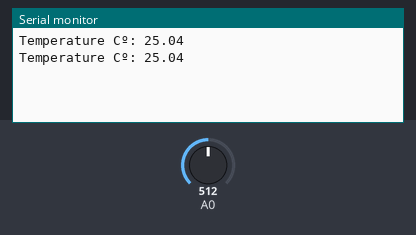
The sketch below on a simulated Arduino Uno, built with avr-gcc and run on an emulated ATmega328P. Shown: the last lines printed to the serial monitor. Inputs (shaded band) come from the test bench; at power-on: A0 = 512.

Above: at 2.8 s.
2.9 s: A0 set to 716
At 4.9 s:
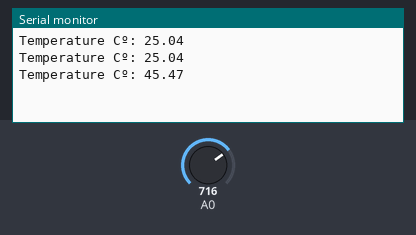
5.6 s: A0 set to 900
At 6.5 s:
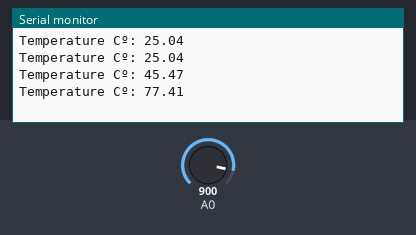
Timing chart, 0 to 8.6 s (numbered marks = the images above; inputs shaded):
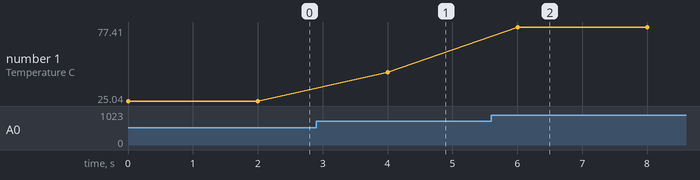

The sketch:

Analog_Temperature.ino
```cpp
/*
  Analog Temperature

  Reads from analog input the ambient temperature and displays it on the serial monitor.
*/

void setup() {
  Serial.begin(9600);
}

void loop() {
  int temperature = analogRead(A0);

  // Calculate thermometer resistance comparing to modules onboard 10K-ohm resistor
  float resistance = 10000 * (1023.0 / (float)temperature - 1.0);

  // Calculate temperature in Celsius
  float tempC = (1.0 / (0.001129148 + (0.000234125*log(resistance)) + 0.0000000876741*log(resistance)*log(resistance)*log(resistance)))-273.15;

  Serial.print("Temperature Cº: ");
  Serial.println(tempC);

  delay(2000);
}
```

Measured:
- after the input at 2.9 s, the serial monitor: prints a new line after 1.1 s (image 1)
- after the input at 5.6 s, the serial monitor: prints a new line after 0.40 s (image 2)
- plotted number 1: 25.04 → 45.47 after the input at 2.9 s, 45.47 → 77.41 after the input at 5.6 s
